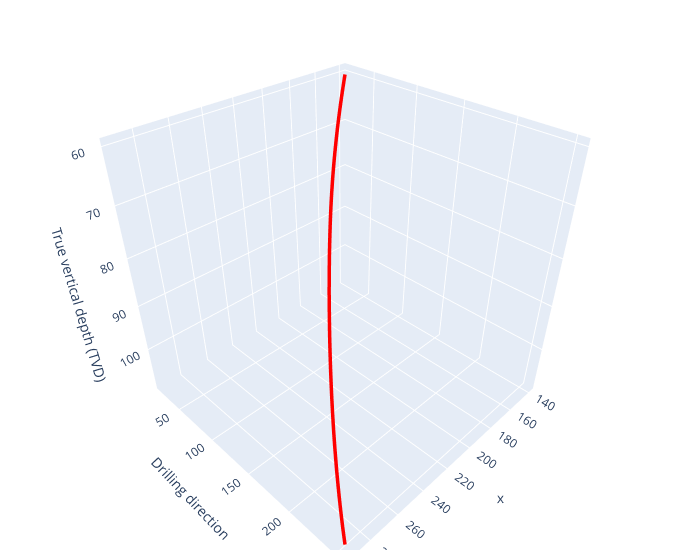

Notebook cell for this chart:
### Code cell
plot(traj_x_filtered, traj_y_filtered, traj_z_filtered)
